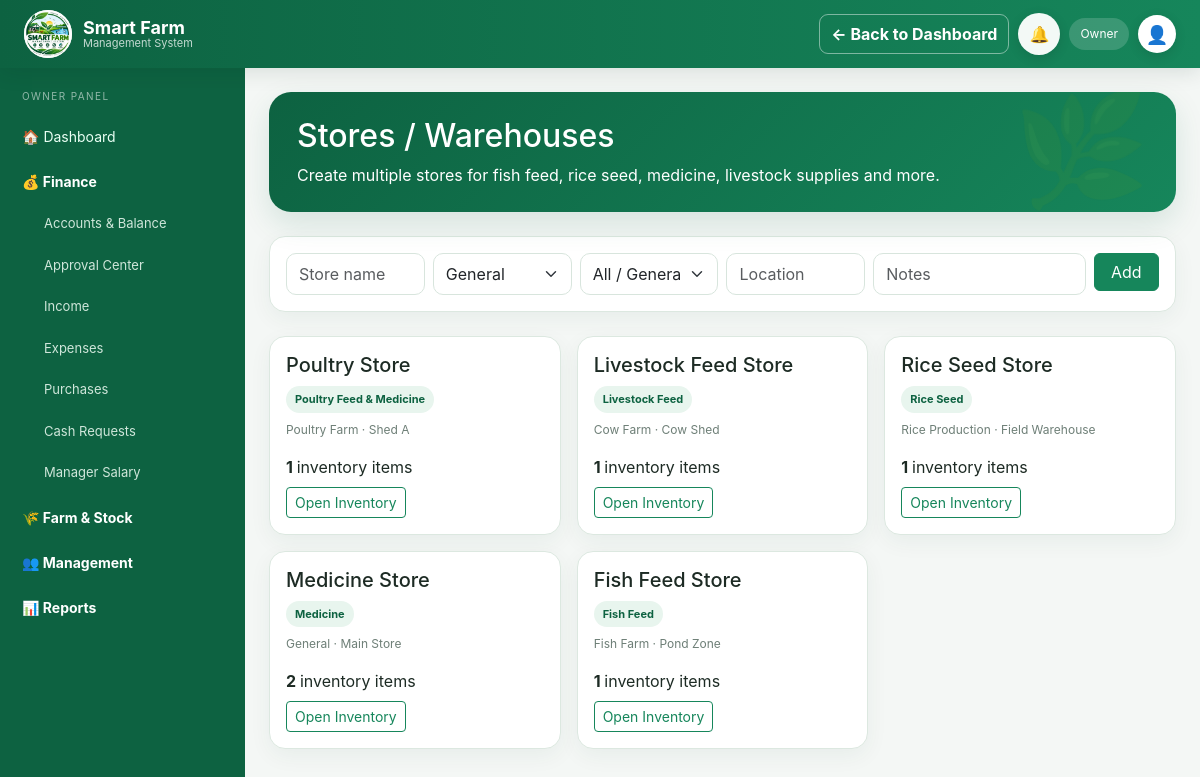
The app's page /admin/stores/index.php (signed in) with its own data.
### tables this page shows
CREATE TABLE stores(id INT AUTO_INCREMENT PRIMARY KEY,name VARCHAR(120) NOT NULL,purpose VARCHAR(120),farm_id INT NULL,location VARCHAR(255),notes TEXT,status ENUM('active','inactive') DEFAULT 'active',created_at TIMESTAMP DEFAULT CURRENT_TIMESTAMP,FOREIGN KEY(farm_id) REFERENCES farms(id));

CREATE TABLE farms(id INT AUTO_INCREMENT PRIMARY KEY,name VARCHAR(120) NOT NULL,category VARCHAR(120) NOT NULL,location VARCHAR(255),start_date DATE,image VARCHAR(255),status ENUM('active','inactive') DEFAULT 'active',created_at TIMESTAMP DEFAULT CURRENT_TIMESTAMP);

### config/auth.php (called while the page is built, shortened)
<?php
function is_owner()
{
    return !empty($_SESSION['user'])
        && $_SESSION['user']['role'] === 'owner';
}

### admin/stores/index.php (the view, shortened to what this page needs)
<?php
require __DIR__ . "/../../config/database.php";
require __DIR__ . "/../../config/auth.php";
$stores = $pdo->query(
    "SELECT
        st.*,
        f.name farm_name,
        (
            SELECT COUNT(*)
            FROM inventory_items i
            WHERE i.store_id=st.id
        ) items
     FROM stores st
     LEFT JOIN farms f
        ON f.id=st.farm_id
     ORDER BY st.id DESC"
)->fetchAll();
require __DIR__ . "/../../partials/header.php";
?>
<div class="container-fluid">
    <div class="row">
        <?php
        if (is_owner()) {
            require __DIR__ . "/../../partials/admin_sidebar.php";
        } else {
            require __DIR__ . "/../../partials/manager_sidebar.php";
        }
        ?>
        <div class="col-md-10 p-4">
            <div class="hero-top mb-4">
                <h2>
                    Stores / Warehouses
                </h2>
                <p class="mb-0">
                    Create multiple stores for fish feed, rice seed, medicine, livestock supplies and more.
                </p>
            </div>
            <div class="cardx p-3 mb-4">
                <form
                    method="post"
                    class="row g-2"
                >
                    <div class="col-md-2">
                        <input
                            class="form-control"
                            name="name"
                            placeholder="Store name"
                            required
                        >
                    </div>
                    <div class="col-md-2">
                        <select
                            class="form-select"
                            name="purpose"
                        >
                            <option>
                                General
                            </option>
                        </select>
                    </div>
                    <div class="col-md-2">
                        <select
                            class="form-select"
                            name="farm_id"
                        >
                            <option value="">
                                All / General
                            </option>
                        </select>
                    </div>
                    <div class="col-md-2">
                        <input
                            class="form-control"
                            name="location"
                            placeholder="Location"
                        >
                    </div>
                    <div class="col-md-3">
                        <input
                            class="form-control"
                            name="notes"
                            placeholder="Notes"
                        >
                    </div>
                    <div class="col-md-1">
                        <button class="btn btn-success w-100">
                            Add
                        </button>
                    </div>
                </form>
            </div>
            <div class="row g-3">
                <?php foreach ($stores as $s): ?>
                    <div class="col-md-4">
                        <div class="cardx store-card p-3">
                            <h5>
                                <?= htmlspecialchars($s['name']) ?>
                            </h5>
                            <span class="badge-soft">
                                <?= htmlspecialchars($s['purpose']) ?>
                            </span>
                            <div class="small-muted mt-2">
                                <?= htmlspecialchars(
                                    $s['farm_name'] ?? 'General'
                                ) ?>
                                ·
                                <?= htmlspecialchars($s['location']) ?>
                            </div>
                            <div class="mt-3">
                                <b>
                                    <?= $s['items'] ?>
                                </b>
                                inventory items
                            </div>
                            <a
                                class="btn btn-sm btn-outline-success mt-2"
                                href="../inventory/index.php?store_id=<?= $s['id'] ?>"
                            >
                                Open Inventory
                            </a>
                        </div>
                    </div>
                <?php endforeach; ?>
            </div>
        </div>
    </div>
</div>

### assets/css/style.css (style rules this page uses)
:root { --green: #0f6846; --green2: #15865a; --deep: #0b3d2c; --ink: #18332a; --muted: #6e7f77; --bg: #f3f7f4; --line: #dfe9e3; --white: #fff; --danger: #c43b3b; --warn: #b77900; --blue: #2c6dc9; }
* { box-sizing: border-box; }
html { scroll-behavior: smooth; }
body { margin: 0; background: var(--bg); color: var(--ink); font-family: Inter, Segoe UI, Arial, sans-serif; }
.hero-top { background: linear-gradient( 135deg, #0d5a3c, #159363 ); color: #fff; border-radius: 22px; padding: 25px 28px; position: relative; overflow: hidden; box-shadow: 0 12px 30px rgba(15, 104, 70, .13); }
.hero-top:after { content: '🌿'; position: absolute; right: 26px; bottom: -18px; font-size: 110px; opacity: .12; }
.cardx { background: #fff; border: 1px solid #e8efeb; border-radius: 16px; box-shadow: 0 7px 22px rgba(18, 72, 49, .055); }
.small-muted { font-size: 12px; color: var(--muted); }
.btn-success { background: var(--green); border-color: var(--green); }
.form-control, .form-select { border-color: #d8e5dd; border-radius: 10px; min-height: 42px; }
.badge-soft { display: inline-block; padding: 5px 9px; border-radius: 999px; background: #e8f5ee; color: #176b49; font-size: 11px; font-weight: 700; }
.container-fluid > .row > .app-sidebar + .col-md-10, .container-fluid > .row > .app-sidebar + .app-main { flex: 1 1 0 !important; width: auto !important; max-width: none !important; min-width: 0 !important; }
.container-fluid:has(> .row > .app-sidebar) { padding-left: 0 !important; padding-right: 0 !important; }
.container-fluid > .row:has(> .app-sidebar) { --bs-gutter-x: 0; flex-wrap: nowrap !important; margin-left: 0 !important; margin-right: 0 !important; min-height: calc(100vh - 68px); }
.container-fluid > .row:has(> .app-sidebar) > .col-md-10 { padding: 24px !important; overflow-x: hidden; }
body[data-palette="green"] { --ui-accent: #16865b; --ui-accent-dark: #0d6241; --ui-soft: #e8f5ee; --ui-bg: #f4f7f5; --ui-border: #dce8e0; }
body { --green: var(--ui-accent); --green2: var(--ui-accent); --deep: var(--ui-accent-dark); --bg: var(--ui-bg); background: var(--ui-bg) !important; color: var(--ui-text, #1d2b24); transition: background .2s, color .2s; }
.hero-top, .login-brand { background: linear-gradient( 135deg, var(--ui-accent-dark), var(--ui-accent) ) !important; }
.btn-success, .bg-success { background-color: var(--ui-accent) !important; border-color: var(--ui-accent) !important; }
.btn-outline-success { color: var(--ui-accent) !important; border-color: var(--ui-accent) !important; }
.badge-soft, .kpi-icon { background: var(--ui-soft) !important; color: var(--ui-accent-dark) !important; }
.cardx, .smart-tile, .incident-card, .feature-card, .job-card, .product-card, .page-head { background: var(--ui-panel, #fff) !important; border-color: var(--ui-border) !important; color: var(--ui-text, #1d2b24) !important; }
:root { --ui-accent: #16865b; --ui-accent-dark: #0d6241; --ui-soft: #e8f5ee; --ui-bg: #f4f7f5; --ui-panel: #fff; --ui-text: #1d2b24; --ui-muted: #68766e; --ui-border: #dce8e0; }
body[data-palette] { background: var(--ui-bg) !important; color: var(--ui-text) !important; }
.cardx, .smart-tile, .incident-card, .feature-card, .job-card, .product-card { background: var(--ui-panel) !important; color: var(--ui-text) !important; border-color: var(--ui-border) !important; }
.btn-success { background: var(--ui-accent) !important; border-color: var(--ui-accent) !important; color: #fff !important; }

### records on screen
stores: name "Poultry Store", purpose "Poultry Feed & Medicine", farm.name "Poultry Farm", location "Shed A", items "1"
stores: name "Livestock Feed Store", purpose "Livestock Feed", farm.name "Cow Farm", location "Cow Shed", items "1"
stores: name "Rice Seed Store", purpose "Rice Seed", farm.name "Rice Production", location "Field Warehouse", items "1"
stores: name "Medicine Store", purpose "Medicine", farm_name "General", location "Main Store", items "2"
stores: name "Fish Feed Store", purpose "Fish Feed", farm.name "Fish Farm", location "Pond Zone", items "1"

### other values on screen
$_SESSION['user']['role'] "Owner"
